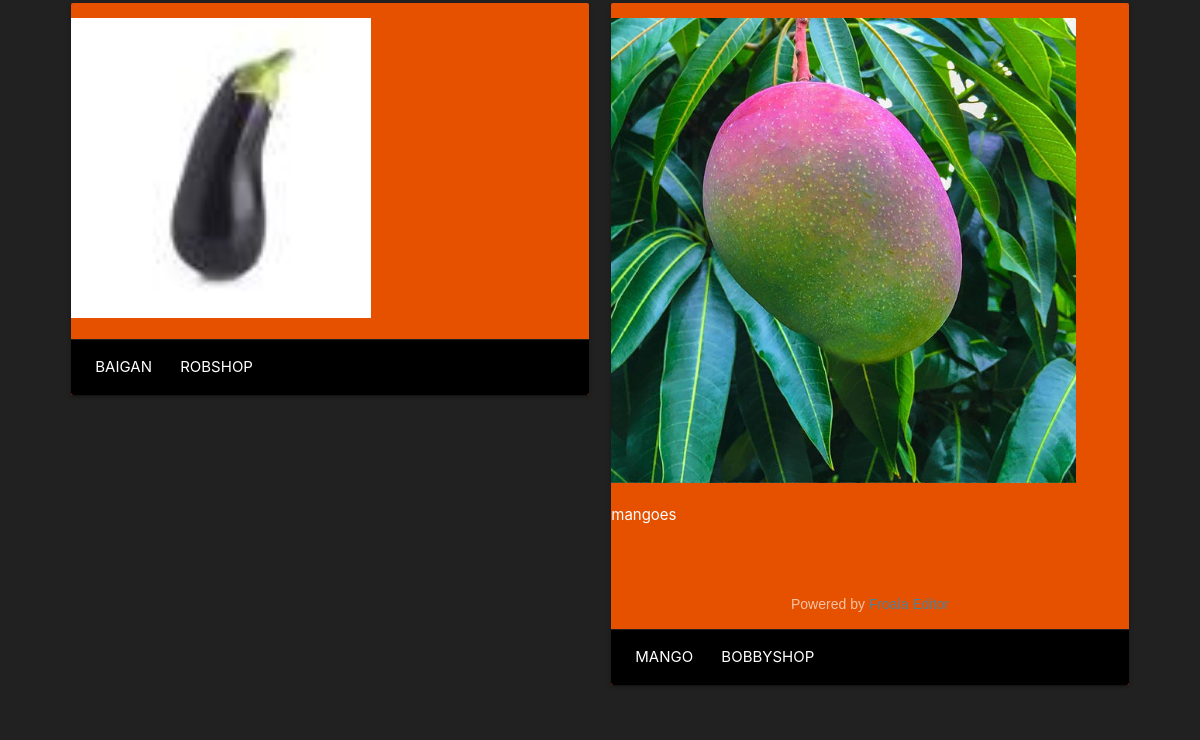
Before: / (lower part) with the older database file.
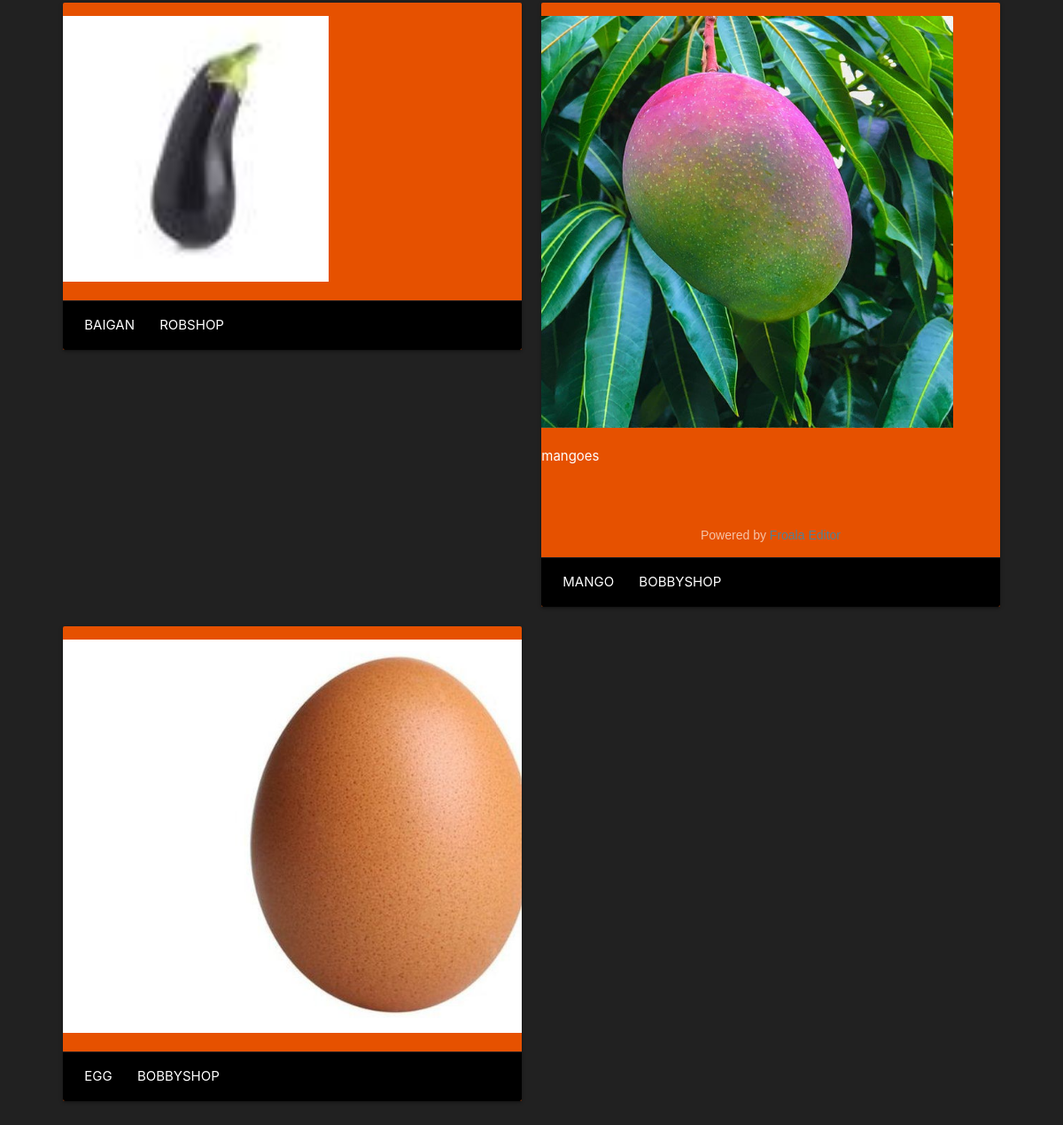
After: the same page with the newer database file.
### App/models/listing.py (models this page shows, shortened)
class Listing(db.Model):
    id = db.Column(db.Integer, primary_key=True)
    farmerID = db.Column(db.Integer, db.ForeignKey("user.id"), nullable=False)
    name = db.Column(db.String(20), nullable=False)
    html = db.Column(db.Text(), nullable=True)
    def toDict(self):
        return {
            'id': self.id,
            'farmerID': self.farmerID,
            'name': self.name,
            'html': self.html
        }

### App/models/user.py (models this page shows, shortened)
class User(db.Model, UserMixin):
    id = db.Column(db.Integer, primary_key=True)
    username =  db.Column(db.String, nullable=False)
    password = db.Column(db.String(120), nullable=False)
    shopName = db.Column(db.String(50), nullable=False)
    contact = db.Column(db.String(7), nullable=False)
    location = db.Column(db.String(150), nullable=False)
    profilePic = db.Column(db.String(150), nullable=True)
    def toDict(self):
        return{
            'id': self.id,
            'username': self.username,
            'shopName': self.shopName,
            'profilePic': self.profilePic,
            'contact': self.contact,
            'location': self.location
        }

### App/views/api.py (the view)
@api_views.route('/', methods=['GET'])
def get_api_docs():
    listings = getAllListings()
    if (listings == None): return render_template("profile.html")
    data = []
    for listing in listings:
        data.append({
            'listing': listing,
            'farmer': get_user_by_ID(listing['farmerID'])
        })
    return render_template("index.html", data=data)

### App/controllers/listing.py (called while the page is built)
def getAllListings():
    listings = Listing.query.all()
    listings = [list.toDict() for list in listings]
    return listings

### App/controllers/user.py (called while the page is built)
def get_user_by_ID(id):
    return User.query.get(id).toDict()

### App/templates/index.html (shortened to what this page needs)
{% extends "layout.html" %}
{% block content %}
  <div class="index-banner color2 "  >
    <div class="row" style="margin-top: 40px; width: 90%;">
      <div class="row">
        {% for ele in data %}
              <div class="col s12 m6" style="max-width: 100vw;">
                <div class="card orange darken-4 card-image truncate hoverable">
                  {{ele.listing['html']|safe}}
                  <div class="card-action black">
                    <a style="color: white;" href="../listing/{{ele.listing['id']}}">{{ele.listing['name']}}</a>
                    <a style="color: white;" href="../profile?id={{ele.farmer['id']}}">{{ele.farmer['shopName']}}</a>
                  </div>
                </div>
              </div>
        {% endfor %}
      </div>
    </div>
</div>
{% endblock %}

### App/templates/layout.html (shortened to what this page needs)
<!doctype html>
<html>
  <head>
    <link rel="stylesheet" href="https://cdnjs.cloudflare.com/ajax/libs/materialize/1.0.0/css/materialize.min.css">
  </head>
  <body class="grey darken-4">
    <div class="main-wrapper white-text" id="main" >
      {% block content %}{% endblock %}
    </div>
  </body>
</html>

Changed rows visible on the page:
added Listing: listing.html (picture), listing.name "EGG"
Other visible differences:
new list line: "BOBBYSHOP"
